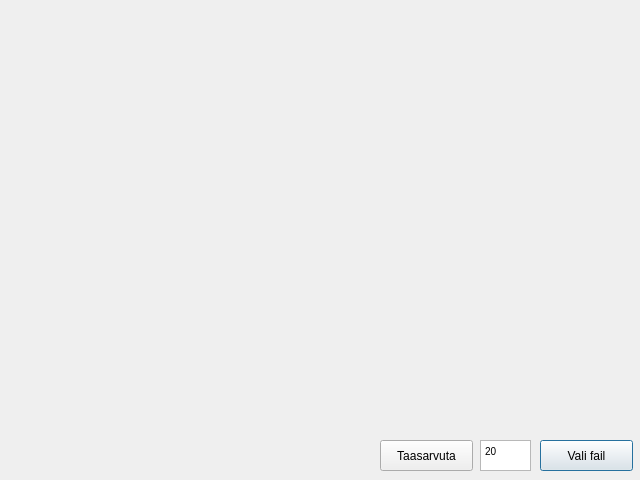
<?xml version="1.0" encoding="UTF-8"?>
<ui version="4.0">
 <class>Dialog</class>
 <widget class="QDialog" name="Dialog">
  <property name="geometry">
   <rect>
    <x>0</x>
    <y>0</y>
    <width>640</width>
    <height>480</height>
   </rect>
  </property>
  <property name="windowTitle">
   <string>Dialog</string>
  </property>
  <widget class="QPushButton" name="nupp">
   <property name="geometry">
    <rect>
     <x>540</x>
     <y>440</y>
     <width>93</width>
     <height>31</height>
    </rect>
   </property>
   <property name="text">
    <string>Vali fail</string>
   </property>
  </widget>
  <widget class="QLabel" name="pilt">
   <property name="geometry">
    <rect>
     <x>4</x>
     <y>5</y>
     <width>631</width>
     <height>431</height>
    </rect>
   </property>
   <property name="text">
    <string/>
   </property>
  </widget>
  <widget class="QTextEdit" name="daysaverage">
   <property name="geometry">
    <rect>
     <x>480</x>
     <y>440</y>
     <width>51</width>
     <height>31</height>
    </rect>
   </property>
   <property name="html">
    <string>&lt;!DOCTYPE HTML PUBLIC &quot;-//W3C//DTD HTML 4.0//EN&quot; &quot;http://www.w3.org/TR/REC-html40/strict.dtd&quot;&gt;
&lt;html&gt;&lt;head&gt;&lt;meta name=&quot;qrichtext&quot; content=&quot;1&quot; /&gt;&lt;style type=&quot;text/css&quot;&gt;
p, li { white-space: pre-wrap; }
&lt;/style&gt;&lt;/head&gt;&lt;body style=&quot; font-family:'MS Shell Dlg 2'; font-size:7.8pt; font-weight:400; font-style:normal;&quot;&gt;
&lt;p style=&quot; margin-top:0px; margin-bottom:0px; margin-left:0px; margin-right:0px; -qt-block-indent:0; text-indent:0px;&quot;&gt;20&lt;/p&gt;&lt;/body&gt;&lt;/html&gt;</string>
   </property>
  </widget>
  <widget class="QPushButton" name="uuesti">
   <property name="geometry">
    <rect>
     <x>380</x>
     <y>440</y>
     <width>93</width>
     <height>31</height>
    </rect>
   </property>
   <property name="text">
    <string>Taasarvuta</string>
   </property>
  </widget>
 </widget>
 <resources/>
 <connections/>
</ui>
